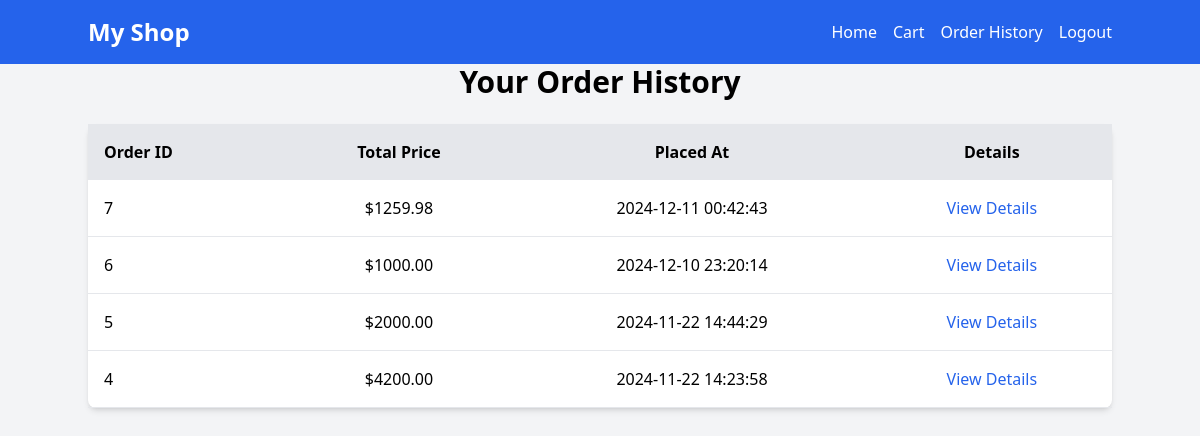
Before: /order_history/ (signed in) with the older database file.
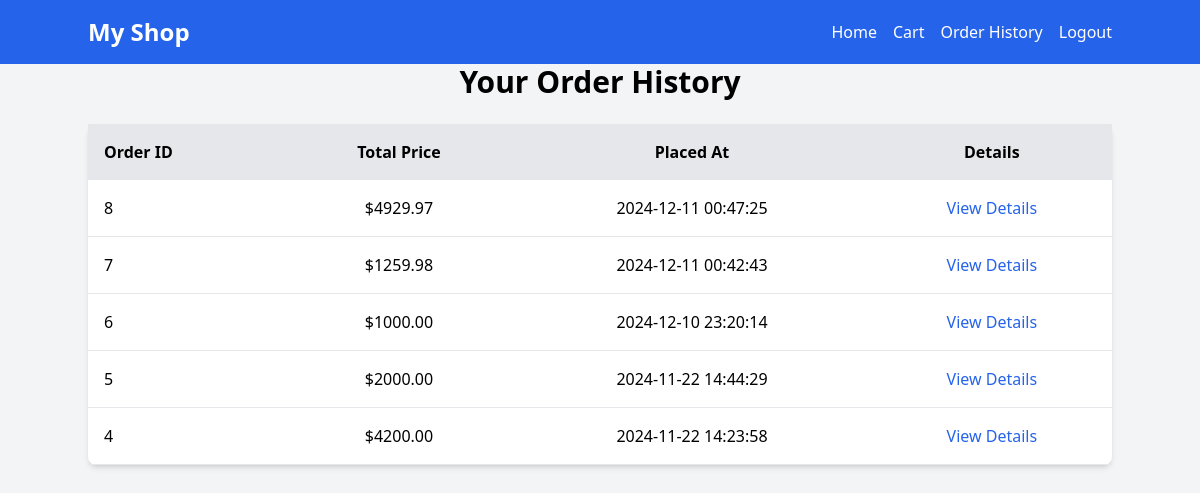
After: the same page with the newer database file.
### shop/models.py (models this page shows, shortened)
class Order(models.Model):
    user = models.ForeignKey(User, on_delete=models.CASCADE)
    total_price = models.DecimalField(max_digits=10, decimal_places=2)
    placed_at = models.DateTimeField(auto_now_add=True)

### shop/views.py (the view)
# urls.py: path('order_history/', views.order_history, name='order_history'),
@login_required
def order_history(request):
    orders = Order.objects.filter(user=request.user).order_by('-placed_at')
    for order in orders:
       order.created_at_est = convert_to_est(order.placed_at)  # Convert created_at to EST
    return render(request, 'shop/order_history.html', {'orders': orders})

### shop/context_processors.py (called while the page is built)
def cart_item_count(request):
    total_items = 0
    if request.user.is_authenticated:
        cart, created = Cart.objects.get_or_create(user=request.user)
        cart_items = CartItem.objects.filter(cart=cart)
        total_items = sum(item.quantity for item in cart_items)
    return {'total_items': total_items}

### shop/views.py (called while the page is built)
def convert_to_est(order_time):
    if timezone.is_naive(order_time):
        order_time = timezone.make_aware(order_time, timezone.utc)
    est_timezone = pytz.timezone('US/Eastern')
    return order_time.astimezone(est_timezone).strftime('%Y-%m-%d %H:%M:%S')  # Format to string

### shop/templates/shop/order_history.html (shortened to what this page needs)
{% extends 'shop/base.html' %}
{% block content %}
<h1 class="text-3xl font-bold text-center mb-6">Your Order History</h1>
{% if orders %}
<table class="table-auto w-full bg-white shadow-md rounded-lg">
    <thead>
        <tr class="bg-gray-200">
            <th class="p-4 text-left">Order ID</th>
            <th class="p-4">Total Price</th>
            <th class="p-4">Placed At</th>
            <th class="p-4">Details</th>
        </tr>
    </thead>
    <tbody>
        {% for order in orders %}
        <tr class="border-b">
            <td class="p-4">{{ order.id }}</td>
            <td class="p-4 text-center">${{ order.total_price }}</td>
            <td class="p-4 text-center">{{ order.created_at_est }}</td>
            <td class="p-4 text-center">
                <a href="{% url 'order_details' order.id %}" class="text-blue-600">View Details</a>
            </td>
        </tr>
        {% endfor %}
    </tbody>
</table>
{% else %}
<p class="text-center text-gray-500">You have no orders yet.</p>
{% endif %}
{% endblock %}

Changed rows visible on the page:
added Order: id "8", total_price "4929.97", created_at_est "2024-12-11 00:47:25"
